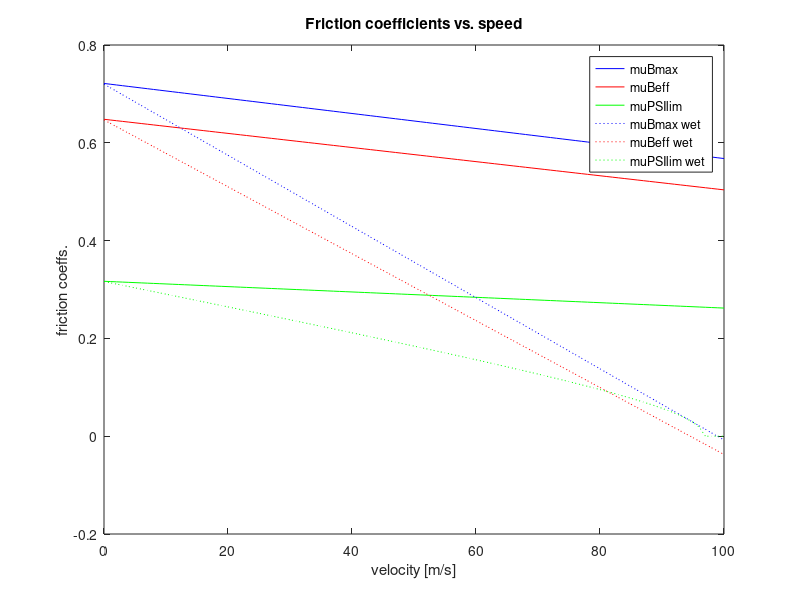

Here is the MATLAB script that generated this plot: (Note: this script raises an error after producing the figure.)
%Boeing 747-200 parameters
v = 10;             %m/s [10 knots] 
Kb = 1;             %braking ratio
alpha = 0.01;       %[rad]
Fz = 140000;        %[N]

%tire spec [AGARD and http://www.b737.org.uk/techspecsdetailed.htm]
diam = 1.2446;  %m [49 ins]
width = 0.4318; %m [17 ins]
p = 190;    %[psi]
pr = 210;   %[psi] 220 web, 500->x=0.2

%DRY RUNWAY friction for longitudal braking force
mu_Bmax = (1 - 0.0011*p)*0.912 + v*1.94384*(-0.00079);
mu_Beff = mu_Bmax*0.94 - 0.03; 
mu_PSImax = mu_Bmax;
mu_PSIlim = sqrt(1-(mu_Beff/mu_Bmax*Kb)^2) * mu_Bmax;
Fxb = Kb * mu_Beff * Fz;

%WET RUNWAY friction for longitudal braking force 
Wmu_Bmax = (0.91 - 0.001*p)*(1 + v*1.94384*(-0.0052));
Wmu_Beff = Wmu_Bmax*0.94 - 0.03; 
Wmu_PSImax = 0.64 * Wmu_Bmax + 0.15*(Wmu_Bmax)^2;
Wmu_PSIlim = sqrt(1-(Wmu_Beff/Wmu_Bmax*Kb)^2) * Wmu_Bmax;
WFxb = Kb * Wmu_Beff * Fz;

%%%%%%%%%%%%%%%%%%%%%%%%%%%%%%%%%%%%%%%%%%%%%%%%%%%%%%%%%%
%%%%%%%%%%%%%%%%%%%%%%%%%%%%%%%%%%%%%%%%%%%%%%%%%%%%%%%%%%

%DRY COEFS plot
bmaxi = zeros(101,1);
beffi = zeros(101,1);
pslimi = zeros(101,1);
Wmu_Bmaxi = zeros(101,1);
Wmu_Beffi = zeros(101,1);
Wmu_PSImaxi = zeros(101,1);
Wmu_PSIlimi = zeros(101,1);
vi = 0:1:100;
for i = 1:101
   bmaxi(i) = (1 - 0.0011*p)*0.912 + vi(i)*1.94384*(-0.00079);
   beffi(i) = bmaxi(i)*0.94 - 0.03;
   pslimi(i) = sqrt(1-(beffi(i)/bmaxi(i)*Kb)^2) * bmaxi(i);
   
    Wmu_Bmaxi(i) = (0.91 - 0.001*p)*(1 + vi(i)*1.94384*(-0.0052));
    Wmu_Beffi(i) = Wmu_Bmaxi(i)*0.94 - 0.03; 
    Wmu_PSImaxi(i) = 0.64 * Wmu_Bmaxi(i) + 0.15*(Wmu_Bmaxi(i))^2;
    Wmu_PSIlimi(i) = sqrt(1-(Wmu_Beffi(i)/Wmu_Bmaxi(i)*Kb)^2) * Wmu_Bmaxi(i);
end

close all;
plot(vi,bmaxi,'b',vi,beffi,'r',vi,pslimi,'g', vi,Wmu_Bmaxi,':b',vi,Wmu_Beffi,':r',vi,Wmu_PSIlimi,':g');
legend('muBmax','muBeff','muPSIlim','muBmax wet','muBeff wet','muPSIlim wet');
xlabel('velocity [m/s]') % x-axis label
ylabel('friction coeffs.') % y-axis label
title('Friction coefficients vs. speed');

%%%%%%%%%%%%%%%%%%%%%%%%%%%%%%%%%%%%%%%%%%%%%%%%%%%%%%%%%%
%%%%%%%%%%%%%%%%%%%%%%%%%%%%%%%%%%%%%%%%%%%%%%%%%%%%%%%%%%

%DRY LATERAL FORCE plot vs. yaw angle
Fy = zeros(85,1);
Fy1 = zeros(85,1);
Fy2 = zeros(85,1);
Fy3 = zeros(85,1);
Fy4 = zeros(85,1);
alpha = -0.08:0.005:0.34;
v = 10;
for i = 1:85
    Fy(i) = lateral_friction(0,alpha(i),Fz,p,pr,diam,width,v);
    Fy1(i) = lateral_friction(0,alpha(i),0.8*Fz,p,pr,diam,width,v);
    Fy2(i) = lateral_friction(0,alpha(i),1.2*Fz,p,pr,diam,width,v);
    Fy3(i) = lateral_friction(0,alpha(i),Fz,0.8*p,pr,diam,width,v);
    Fy4(i) = lateral_friction(0,alpha(i),Fz,1.2*p,pr,diam,width,v);

end

alpha = alpha.*57.2957795;
figure();
plot(alpha,Fy,alpha,Fy1,alpha,Fy2,alpha,Fy3,alpha,Fy4);
legend('nominal','0.8Fz','1.2Fz','0.8p','1.2p');
xlabel('Tire angle [deg]') % x-axis label
ylabel('friction coeff.') % y-axis label
title('Lateral friction coefficient vs. tire yaw angle, v=10m/s');


%DRY/WET LATERAL FORCE plot vs. yaw angle
wFy = zeros(85,1);
wFy1 = zeros(85,1);
wFy2 = zeros(85,1);
wFy3 = zeros(85,1);
wFy4 = zeros(85,1);
walpha = -0.08:0.005:0.34;
v = 10;
for i = 1:85
    wFy(i) = lateral_friction(0,walpha(i),Fz,p,pr,diam,width,v);
    wFy1(i) = lateral_friction(1,walpha(i),Fz,p,pr,diam,width,v);
    wFy2(i) = lateral_friction(0,walpha(i),1.2*Fz,p,pr,diam,width,v);
    wFy3(i) = lateral_friction(1,walpha(i),1.2*Fz,p,pr,diam,width,v);
end

walpha = walpha.*57.2957795;
figure();
plot(walpha,wFy,'-',walpha,wFy1,'o',walpha,wFy2,'-',walpha,wFy3,'go');
legend('nominal dry','nominal wet','1.2Fz dry','1.2Fz wet');
xlabel('Tire angle [deg]') % x-axis label
ylabel('friction coeff.') % y-axis label
title('Lateral friction coefficient in different environ. conditions, v=10m/s');

%%%%%%%%%%%%%%%%%%%%%%%%%%%%%%%%%%%%%%%%%%%%%%%%%%%%%%%%%%
%%%%%%%%%%%%%%%%%%%%%%%%%%%%%%%%%%%%%%%%%%%%%%%%%%%%%%%%%%

%DRY LATERAL FORCE plot vs. speed
vFy = zeros(101,1);
vFy1 = zeros(101,1);
vFy2 = zeros(101,1);
vFy3 = zeros(101,1);
vFy4 = zeros(101,1);
alpha = 5*0.01745;
velo = 0:1:100;
for i = 1:101
    vFy(i) = lateral_friction(0,alpha,Fz,p,pr,diam,width,velo(i));
    vFy1(i) = lateral_friction(0,alpha,0.8*Fz,p,pr,diam,width,velo(i));
    vFy2(i) = lateral_friction(0,alpha,1.2*Fz,p,pr,diam,width,velo(i));
    vFy3(i) = lateral_friction(0,alpha,Fz,0.8*p,pr,diam,width,velo(i));
    vFy4(i) = lateral_friction(0,alpha,Fz,1.2*p,pr,diam,width,velo(i));

end

figure();
plot(velo,vFy,velo,vFy1,velo,vFy2,velo,vFy3,velo,vFy4);
legend('nominal','0.8Fz','1.2Fz','0.8p','1.2p');
xlabel('Speed [m/s]') % x-axis label
ylabel('friction coeff.') % y-axis label
title('Lateral friction coefficient vs. velocity, PSI = 5deg');


%DRY/WET LATERAL FORCE plot vs. speed
wFy = zeros(101,1);
wFy1 = zeros(101,1);
wFy2 = zeros(101,1);
wFy3 = zeros(101,1);
wFy4 = zeros(101,1);
walpha = 5*0.01745;
v = 0:1:100;
for i = 1:101
    wFy(i) = lateral_friction(0,walpha,Fz,p,pr,diam,width,v(i));
    wFy1(i) = lateral_friction(1,walpha,Fz,p,pr,diam,width,v(i));
    wFy2(i) = lateral_friction(0,walpha,1.2*Fz,p,pr,diam,width,v(i));
    wFy3(i) = lateral_friction(1,walpha,1.2*Fz,p,pr,diam,width,v(i));
end

figure();
plot(v,wFy,'-',v,wFy1,'o',v,wFy2,'-',v,wFy3,'go');
legend('nominal dry','nominal wet','1.2Fz dry','1.2Fz wet');
xlabel('Speed [m/s]') % x-axis label
ylabel('friction coeff.') % y-axis label
title('Lateral friction coefficient in different environ. conditions, PSI=5deg');
